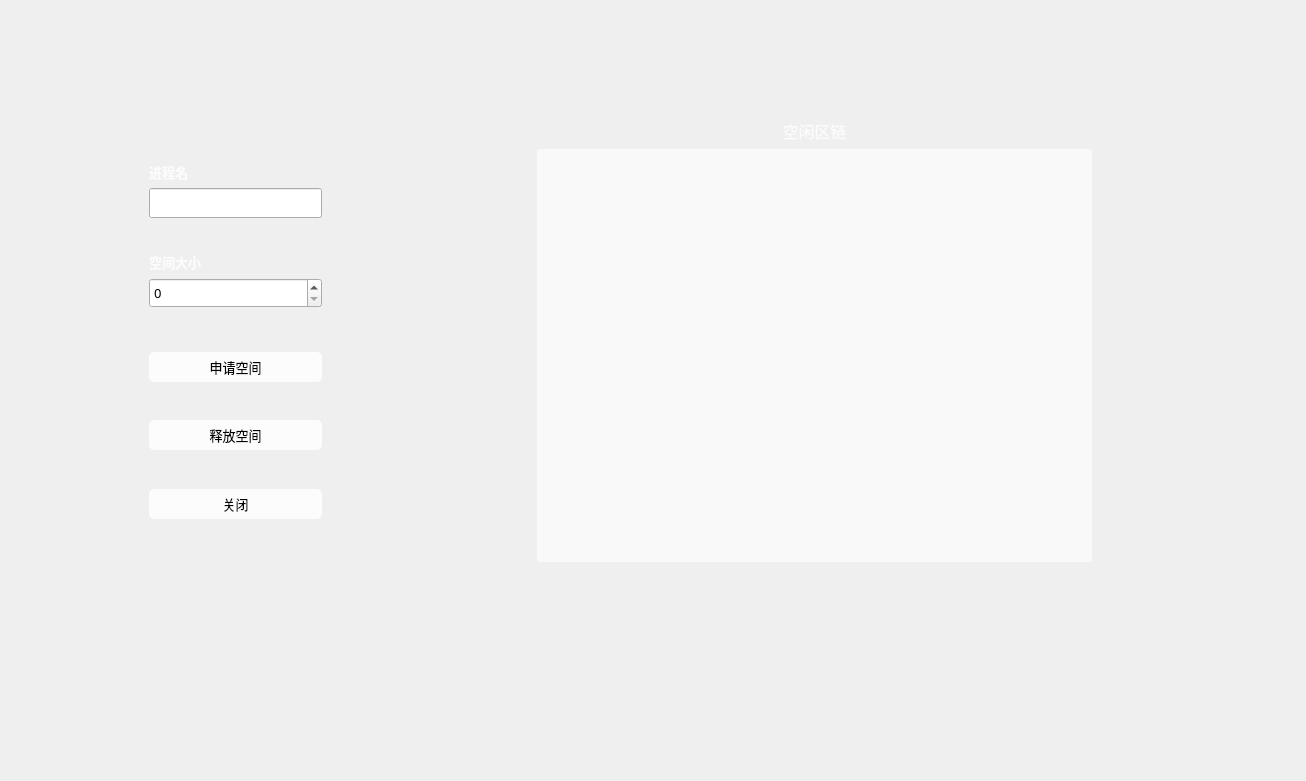
<?xml version="1.0" encoding="UTF-8"?>
<ui version="4.0">
 <class>MainWindow</class>
 <widget class="QMainWindow" name="MainWindow">
  <property name="geometry">
   <rect>
    <x>0</x>
    <y>0</y>
    <width>1306</width>
    <height>781</height>
   </rect>
  </property>
  <property name="windowTitle">
   <string>MainWindow</string>
  </property>
  <property name="windowIcon">
   <iconset resource="resourses/icons.qrc">
    <normaloff>:/icon/icon_23.png</normaloff>:/icon/icon_23.png</iconset>
  </property>
  <property name="styleSheet">
   <string notr="true">border-image:url(:/new/logo2.0.jpg);
border-image:url()</string>
  </property>
  <widget class="QWidget" name="centralwidget">
   <widget class="QWidget" name="widget_3" native="true">
    <property name="geometry">
     <rect>
      <x>140</x>
      <y>110</y>
      <width>961</width>
      <height>461</height>
     </rect>
    </property>
    <layout class="QHBoxLayout" name="horizontalLayout" stretch="1,1,3">
     <item>
      <widget class="QWidget" name="widget" native="true">
       <layout class="QVBoxLayout" name="verticalLayout">
        <item>
         <spacer name="verticalSpacer_5">
          <property name="orientation">
           <enum>Qt::Vertical</enum>
          </property>
          <property name="sizeHint" stdset="0">
           <size>
            <width>20</width>
            <height>50</height>
           </size>
          </property>
         </spacer>
        </item>
        <item>
         <widget class="QLabel" name="label">
          <property name="font">
           <font>
            <family>微软雅黑</family>
            <pointsize>10</pointsize>
            <weight>75</weight>
            <bold>true</bold>
           </font>
          </property>
          <property name="styleSheet">
           <string notr="true">color: rgba(255, 255, 255, 200);</string>
          </property>
          <property name="text">
           <string>进程名</string>
          </property>
         </widget>
        </item>
        <item>
         <widget class="QLineEdit" name="lineEditName">
          <property name="minimumSize">
           <size>
            <width>0</width>
            <height>30</height>
           </size>
          </property>
          <property name="font">
           <font>
            <family>微软雅黑</family>
            <pointsize>10</pointsize>
           </font>
          </property>
          <property name="styleSheet">
           <string notr="true">color: rgba(0, 0, 0, 200);</string>
          </property>
         </widget>
        </item>
        <item>
         <spacer name="verticalSpacer_4">
          <property name="orientation">
           <enum>Qt::Vertical</enum>
          </property>
          <property name="sizeHint" stdset="0">
           <size>
            <width>20</width>
            <height>35</height>
           </size>
          </property>
         </spacer>
        </item>
        <item>
         <widget class="QLabel" name="label_2">
          <property name="font">
           <font>
            <family>微软雅黑</family>
            <pointsize>10</pointsize>
            <weight>75</weight>
            <bold>true</bold>
           </font>
          </property>
          <property name="styleSheet">
           <string notr="true">color: rgba(255, 255, 255, 200);</string>
          </property>
          <property name="text">
           <string>空间大小</string>
          </property>
         </widget>
        </item>
        <item>
         <widget class="QSpinBox" name="spinBoxLen">
          <property name="minimumSize">
           <size>
            <width>0</width>
            <height>30</height>
           </size>
          </property>
          <property name="font">
           <font>
            <family>微软雅黑</family>
            <pointsize>10</pointsize>
           </font>
          </property>
          <property name="maximum">
           <number>10000000</number>
          </property>
         </widget>
        </item>
        <item>
         <spacer name="verticalSpacer_2">
          <property name="orientation">
           <enum>Qt::Vertical</enum>
          </property>
          <property name="sizeHint" stdset="0">
           <size>
            <width>20</width>
            <height>45</height>
           </size>
          </property>
         </spacer>
        </item>
        <item>
         <widget class="btn_apply" name="btnApply">
          <property name="minimumSize">
           <size>
            <width>0</width>
            <height>30</height>
           </size>
          </property>
          <property name="font">
           <font>
            <family>微软雅黑</family>
            <pointsize>10</pointsize>
           </font>
          </property>
          <property name="autoFillBackground">
           <bool>false</bool>
          </property>
          <property name="styleSheet">
           <string notr="true">border-radius:5px;
background-color: rgb(255, 255, 255, 200);</string>
          </property>
          <property name="text">
           <string>申请空间</string>
          </property>
          <property name="icon">
           <iconset resource="resourses/icons.qrc">
            <normaloff>:/icon/PlusSquare.png</normaloff>:/icon/PlusSquare.png</iconset>
          </property>
         </widget>
        </item>
        <item>
         <spacer name="verticalSpacer">
          <property name="orientation">
           <enum>Qt::Vertical</enum>
          </property>
          <property name="sizeHint" stdset="0">
           <size>
            <width>20</width>
            <height>40</height>
           </size>
          </property>
         </spacer>
        </item>
        <item>
         <widget class="QPushButton" name="pushButtonRelease">
          <property name="minimumSize">
           <size>
            <width>0</width>
            <height>30</height>
           </size>
          </property>
          <property name="font">
           <font>
            <family>微软雅黑</family>
            <pointsize>10</pointsize>
           </font>
          </property>
          <property name="styleSheet">
           <string notr="true">border-radius:5px;
background-color: rgba(255, 255, 255, 200);</string>
          </property>
          <property name="text">
           <string>释放空间</string>
          </property>
          <property name="icon">
           <iconset resource="resourses/icons.qrc">
            <normaloff>:/icon/MinusSquare.png</normaloff>:/icon/MinusSquare.png</iconset>
          </property>
         </widget>
        </item>
        <item>
         <spacer name="verticalSpacer_3">
          <property name="orientation">
           <enum>Qt::Vertical</enum>
          </property>
          <property name="sizeHint" stdset="0">
           <size>
            <width>20</width>
            <height>40</height>
           </size>
          </property>
         </spacer>
        </item>
        <item>
         <widget class="QPushButton" name="pushButton">
          <property name="minimumSize">
           <size>
            <width>0</width>
            <height>30</height>
           </size>
          </property>
          <property name="font">
           <font>
            <family>微软雅黑</family>
            <pointsize>10</pointsize>
           </font>
          </property>
          <property name="styleSheet">
           <string notr="true">border-radius:5px;
background-color: rgba(255, 255, 255, 200);</string>
          </property>
          <property name="text">
           <string>关闭</string>
          </property>
          <property name="icon">
           <iconset resource="resourses/icons.qrc">
            <normaloff>:/icon/CloseSquare.png</normaloff>:/icon/CloseSquare.png</iconset>
          </property>
         </widget>
        </item>
        <item>
         <spacer name="verticalSpacer_6">
          <property name="orientation">
           <enum>Qt::Vertical</enum>
          </property>
          <property name="sizeHint" stdset="0">
           <size>
            <width>20</width>
            <height>50</height>
           </size>
          </property>
         </spacer>
        </item>
       </layout>
      </widget>
     </item>
     <item>
      <spacer name="horizontalSpacer">
       <property name="orientation">
        <enum>Qt::Horizontal</enum>
       </property>
       <property name="sizeHint" stdset="0">
        <size>
         <width>40</width>
         <height>20</height>
        </size>
       </property>
      </spacer>
     </item>
     <item>
      <widget class="QWidget" name="widget_2" native="true">
       <property name="minimumSize">
        <size>
         <width>0</width>
         <height>0</height>
        </size>
       </property>
       <property name="maximumSize">
        <size>
         <width>1666666</width>
         <height>16777215</height>
        </size>
       </property>
       <layout class="QVBoxLayout" name="verticalLayout_2">
        <item>
         <widget class="QLabel" name="label_3">
          <property name="font">
           <font>
            <family>微软雅黑</family>
            <pointsize>12</pointsize>
            <weight>50</weight>
            <bold>false</bold>
           </font>
          </property>
          <property name="styleSheet">
           <string notr="true">color: rgba(255, 255, 255, 200);</string>
          </property>
          <property name="text">
           <string>空闲区链</string>
          </property>
          <property name="alignment">
           <set>Qt::AlignCenter</set>
          </property>
         </widget>
        </item>
        <item>
         <widget class="QTableWidget" name="tableWidget">
          <property name="sizePolicy">
           <sizepolicy hsizetype="Fixed" vsizetype="Expanding">
            <horstretch>0</horstretch>
            <verstretch>0</verstretch>
           </sizepolicy>
          </property>
          <property name="minimumSize">
           <size>
            <width>0</width>
            <height>0</height>
           </size>
          </property>
          <property name="maximumSize">
           <size>
            <width>1666666</width>
            <height>16777215</height>
           </size>
          </property>
          <property name="font">
           <font>
            <family>微软雅黑</family>
            <pointsize>10</pointsize>
            <weight>9</weight>
            <italic>false</italic>
            <bold>false</bold>
           </font>
          </property>
          <property name="autoFillBackground">
           <bool>true</bool>
          </property>
          <property name="styleSheet">
           <string notr="true">background-color: rgba(255, 255, 255, 100);
alternate-background-color: rgba(156, 251, 255, 200);
font: 75 10pt &quot;微软雅黑&quot;;
border-radius:5px;</string>
          </property>
          <property name="frameShape">
           <enum>QFrame::WinPanel</enum>
          </property>
          <property name="sizeAdjustPolicy">
           <enum>QAbstractScrollArea::AdjustToContents</enum>
          </property>
          <property name="editTriggers">
           <set>QAbstractItemView::NoEditTriggers</set>
          </property>
          <property name="alternatingRowColors">
           <bool>true</bool>
          </property>
          <property name="gridStyle">
           <enum>Qt::DotLine</enum>
          </property>
         </widget>
        </item>
       </layout>
      </widget>
     </item>
    </layout>
   </widget>
   <widget class="QLabel" name="labBackground">
    <property name="geometry">
     <rect>
      <x>0</x>
      <y>0</y>
      <width>1500</width>
      <height>1000</height>
     </rect>
    </property>
    <property name="sizePolicy">
     <sizepolicy hsizetype="Maximum" vsizetype="Maximum">
      <horstretch>0</horstretch>
      <verstretch>0</verstretch>
     </sizepolicy>
    </property>
    <property name="text">
     <string/>
    </property>
    <property name="pixmap">
     <pixmap resource="resourses/icons.qrc">:/image/autumn-5704791_1920.jpg</pixmap>
    </property>
    <property name="scaledContents">
     <bool>true</bool>
    </property>
   </widget>
   <zorder>labBackground</zorder>
   <zorder>widget_3</zorder>
  </widget>
 </widget>
 <customwidgets>
  <customwidget>
   <class>btn_apply</class>
   <extends>QPushButton</extends>
   <header location="global">btn_apply.h</header>
  </customwidget>
 </customwidgets>
 <resources>
  <include location="resourses/icons.qrc"/>
 </resources>
 <connections/>
</ui>
